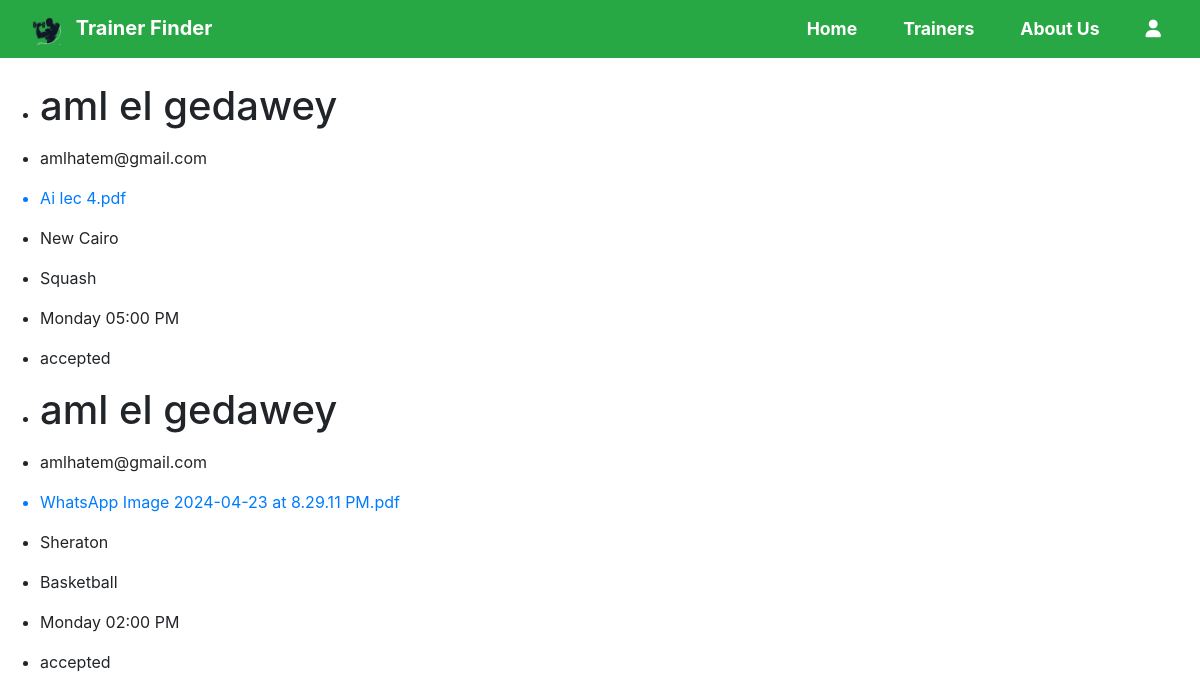
Page /Views/Trainers/index.php on the earlier database version.
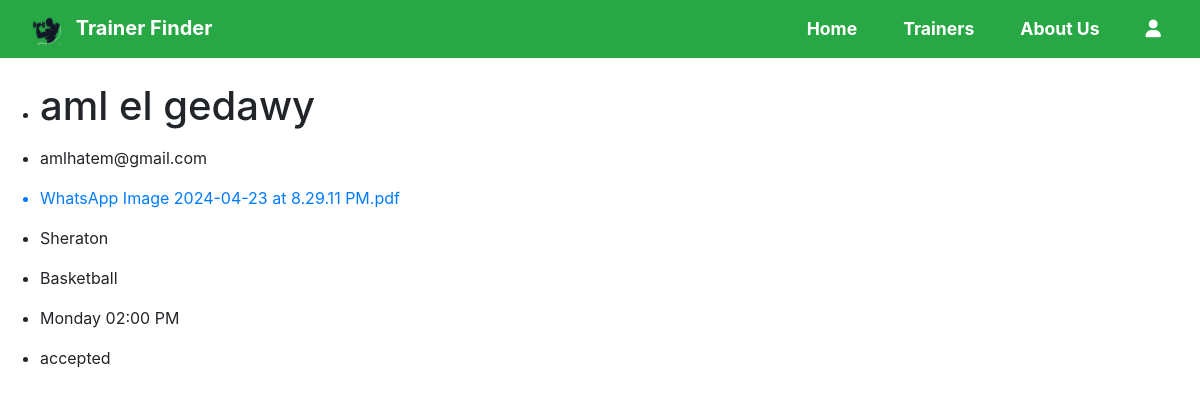
Same page on the later database version.
### tables this page shows
CREATE TABLE `accepted_trainers` (
  `id` int(11) NOT NULL,
  `user_id` int(11) DEFAULT NULL,
  `username` varchar(255) DEFAULT NULL,
  `email` varchar(255) DEFAULT NULL,
  `certificate` varchar(255) DEFAULT NULL,
  `location` varchar(255) DEFAULT NULL,
  `sport` varchar(255) DEFAULT NULL,
  `day_time` varchar(255) DEFAULT NULL,
  `state` varchar(255) DEFAULT NULL,
  `approved_at` datetime DEFAULT NULL,
  `reservations` text DEFAULT NULL
);

### Models/AcceptedTrainerModel.php (called while the page is built, shortened)
<?php
class AcceptedTrainerModel implements Model
{
    public static function getAll(): array|null
    {
        $trainers = [];
        $conn = Database::getInstance()->getConnection();
        $query = "SELECT * FROM accepted_trainers";
        $result = $conn->query($query);
        if ($result && $result->num_rows > 0) {
            while ($row = $result->fetch_assoc()) {
                $trainers[] = $row;
            }
            return $trainers;
        }
        return null;
    }
}

### Controllers/FinderController.php (called while the page is built, shortened)
<?php
require __DIR__ ."/../Models/AcceptedTrainerModel.php";
class FinderController {
public static function index(){
$trainers = AcceptedTrainerModel::getAll();
return $trainers;
}
}

### Views/Trainers/index.php (the view)
<?php
require_once(__DIR__ . '/../../Controllers/FinderController.php');
include_once("../components/head.php");
?>
<body>
    <?php
    include_once("../components/nav.php");
    ?>
    <br>
    <?php
    $trainers = FinderController::index();
    ?>
    <?php if ($trainers): ?>
        <div>
            <ul>
                <?php foreach ($trainers as $tr): ?>
                    <li>
                        <h1>
                            <p><?= $tr['username'] ?></p>
                        </h1>
                    </li>
                    <li>
                        <p><?= $tr['email'] ?></p>
                    </li>
                    <a href=<?= __DIR__ . "/../../Assets/Uploads" . $tr["certificate"] ?>>
                        <li>
                            <p><?= $tr['certificate'] ?></p>
                        </li>
                    </a>
                    <li>
                        <p><?= $tr['location'] ?></p>
                    </li>
                    <li>
                        <p><?= $tr['sport'] ?></p>
                    </li>
                    <li>
                        <p><?= $tr['day_time'] ?></p>
                    </li>
                    <li>
                        <p><?= $tr['state'] ?></p>
                    </li>
                <?php endforeach ?>
            </ul>
        </div>
    <?php else : ?>
        <p>No trainers found.</p>
    <?php endif ?>
</body>
</html>

Differences in the rows shown:
removed accepted_trainers: username "aml el gedawey", email "amlhatem@gmail.com", certificate "Ai lec 4.pdf", location "New Cairo", sport "Squash", day_time "Monday 05:00 PM", state "accepted"
changed accepted_trainers "amlhatem@gmail.com": username "aml el gedawey" → "aml el gedawy"
